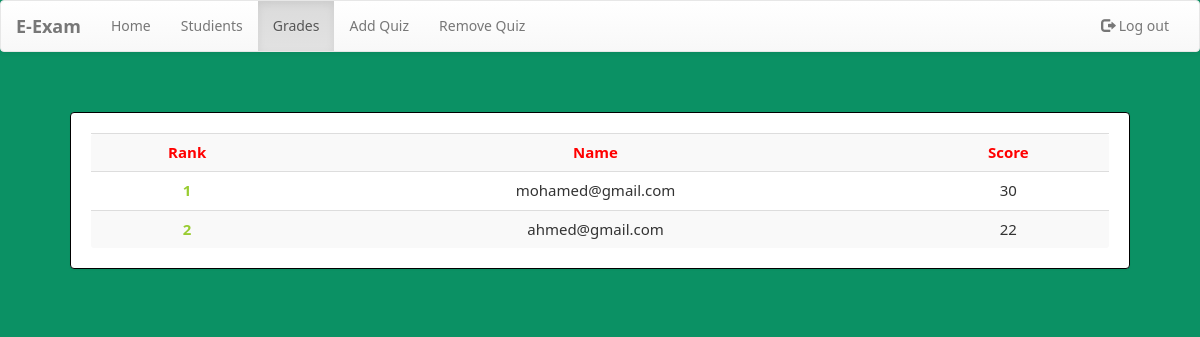
Screenshot of /dashboard.php?q=2 (signed in) with the database file from the repository.
### tables this page shows
CREATE TABLE `rank` (
  `email` varchar(50) NOT NULL,
  `score` int(11) NOT NULL,
  `time` timestamp NOT NULL DEFAULT CURRENT_TIMESTAMP ON UPDATE CURRENT_TIMESTAMP
);

### dashboard.php (the view, shortened to what this page needs)
<?php
    include_once 'database.php';
?>
<!DOCTYPE html>
<html>
<head>
    <link  rel="stylesheet" href="css/bootstrap.min.css"/>
    <link  rel="stylesheet" href="css/bootstrap-theme.min.css"/>
    <link rel="stylesheet" href="css/welcome.css">
    <link  rel="stylesheet" href="css/font.css">
</head>
<body>
    <nav class="navbar navbar-default title1">
        <div class="container-fluid">
            <div class="navbar-header">
                <a class="navbar-brand" href="Javascript:void(0)"><b>E-Exam</b></a>
            </div>
            <div class="collapse navbar-collapse" id="bs-example-navbar-collapse-1">
                <ul class="nav navbar-nav navbar-left">
                    <li <?php if(@$_GET['q']==0) echo'class="active"'; ?>><a href="dashboard.php?q=0">Home<span class="sr-only">(current)</span></a></li>
                    <li <?php if(@$_GET['q']==1) echo'class="active"'; ?>><a href="dashboard.php?q=1">Studients</a></li>
                    <li <?php if(@$_GET['q']==2) echo'class="active"'; ?>><a href="dashboard.php?q=2">Grades</a></li>
                    <li class="dropdown <?php if(@$_GET['q']==4 || @$_GET['q']==5) echo'active"'; ?>">
                    <li><a href="dashboard.php?q=4">Add Quiz</a></li>
                    <li><a href="dashboard.php?q=5">Remove Quiz</a></li>
                </ul>
                <ul class="nav navbar-nav navbar-right">
                    <li <?php echo''; ?> > <a href="logout1.php?q=dashboard.php"><span class="glyphicon glyphicon-log-out" aria-hidden="true"></span>&nbsp;Log out</a></li>
                </ul>
            </div>
        </div>
    </nav>
    <div class="container">
        <div class="row">
            <div class="col-md-12">
                <?php if(@$_GET['q']==0)
                if(@$_GET['q']== 2)
                {
                    $q=mysqli_query($con,"SELECT * FROM rank  ORDER BY score DESC " )or die('Error223');
                    echo  '<div class="panel title"><div class="table-responsive">
                    <table class="table table-striped title1" >
                    <tr style="color:red"><td><center><b>Rank</b></center></td><td><center><b>Name</b></center></td><td><center><b>Score</b></center></td></tr>';
                    $c=0;
                    while($row=mysqli_fetch_array($q) )
                    {
                        $e=$row['email'];
                        $s=$row['score'];
                        $c++;
                        echo '<tr><td style="color:#99cc32"><center><b>'.$c.'</b></center></td><td><center>'.$e.'</center></td><td><center>'.$s.'</center></td>';
                    }
                    echo '</table></div></div>';
                }
                ?>
            </div>
        </div>
    </div>
</body>
</html>

### css/welcome.css (style rules this page uses)
* { box-sizing: border-box; }
body { background-color: #0b9164; margin: 0; font-family: Noto Sans; }
.panel { border-color:rgb(0, 0, 0); margin:40px; padding:20px; font: 15px "Noto Sans"; }

### rows the page displays
rank: email "mohamed@gmail.com", score "30"
rank: email "ahmed@gmail.com", score "22"
